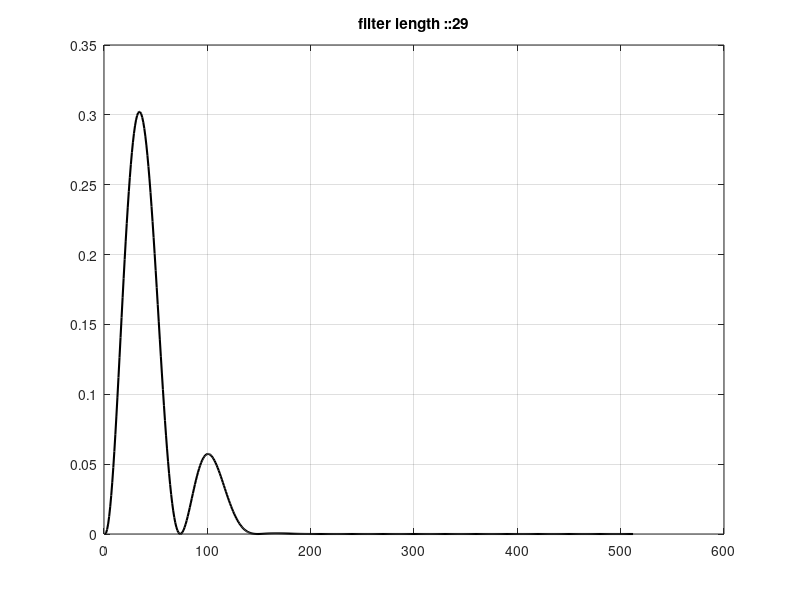

Write the MATLAB code that produced this figure.
clc;clear;close all;

% for num=[4 10 14 20]
for num=15
figure
% for alp=-0.5:.1:-.2
for alp=-.3

bb=1;

for kk=2:num
bb(kk)=((kk-1)-alp-1)*bb(kk-1)/(kk-1);
end

imp=[-fliplr(bb(2:num)).*blackman(num-1).' 1 bb(2:num).*blackman(num-1).'];
[x y]=freqz(imp);

plot(abs(x)-1,'k','Linewidth',1.5);grid on;box on;hold on;title(strcat('filter length ::',num2str(length(imp))))
end

end
set(1,'color','w');
